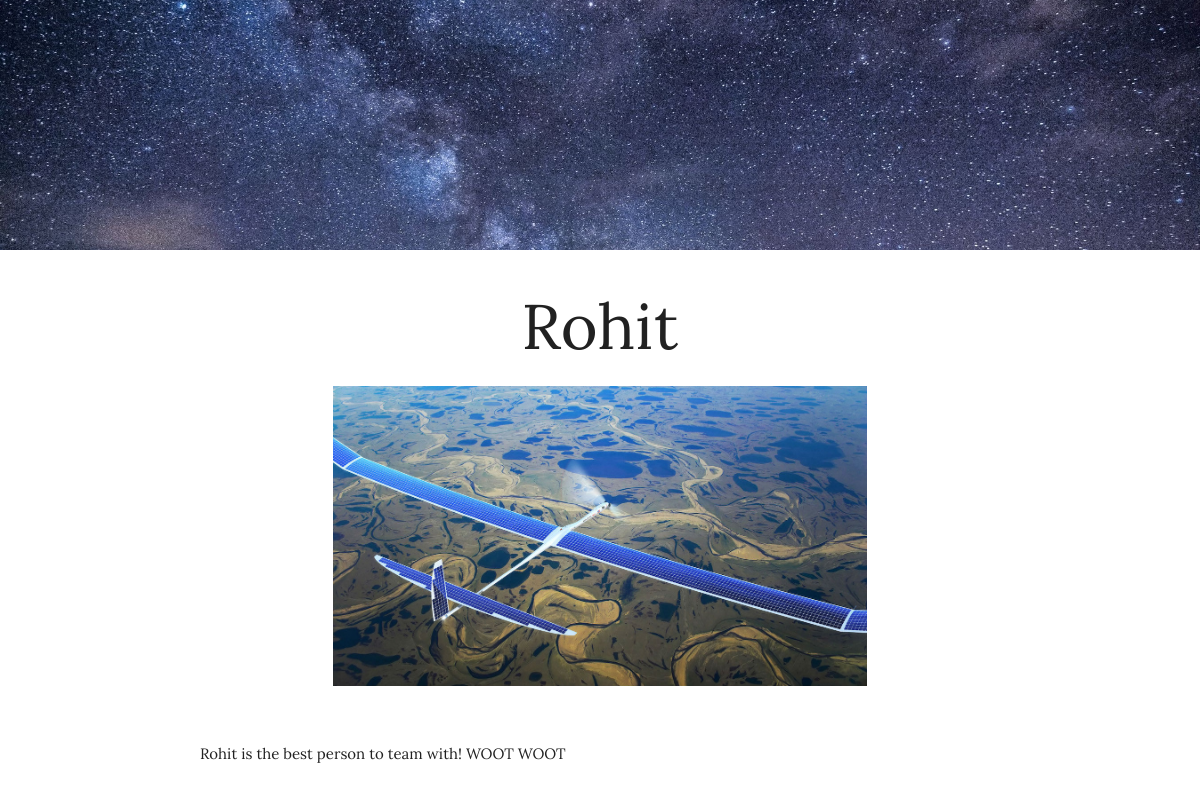
/drafts/Rohit-1/, run on an earlier commit of the app's database.
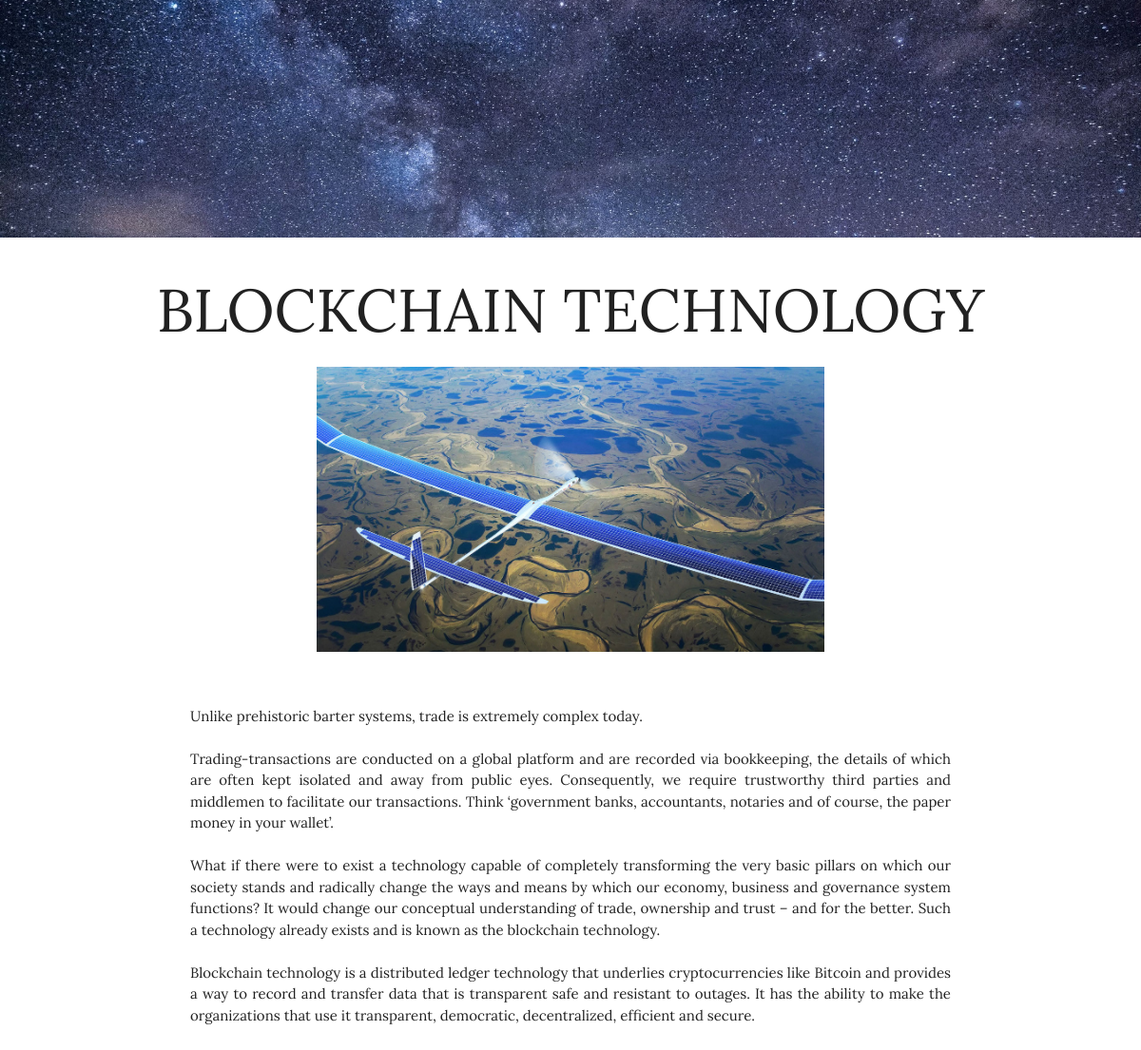
And on a later commit of the database.
### drafts/models.py (models this page shows, shortened)
class drafts(models.Model):
    title = models.CharField(max_length = 100)
    body = models.TextField()
    date_of_update = models.DateField()
    date_of_publish = models.DateField()
    status = models.IntegerField()
    thumbnail = models.ImageField(upload_to = 'thumbs')
    author = models.CharField(max_length = 20)
    slug = models.SlugField()

### drafts/views.py (the view)
# urls.py: url(r'^(?P<slug>[\w-]+)/$',views.articleview,name="details"),
def articleview(request,slug):
    d = drafts.objects.get(slug = slug)
    bodylist = list(d.body.split('\n'))
    return render(request,'drafts/articleview.html',{'doc' : d , 'body1' : bodylist})

### drafts/templates/drafts/articleview.html (shortened to what this page needs)
{% load static from staticfiles  %}
<!doctype html>
<html lang="en">
    <head>
        <link rel="stylesheet" href="https://cdnjs.cloudflare.com/ajax/libs/materialize/1.0.0/css/materialize.min.css">
    </head>
    <body style="font-family: Lora,serif;">
        <div class="parallax-container" style="height: 250px;">
            <div class="parallax">
                <img src="{% static 'blogbg.jpg' %}" alt="" class="responsive-img" >
            </div>
        </div>
        <h1 style="text-align: center">{{ doc.title }}</h1>
        <div style="text-align: center">
            <img src="{{ doc.thumbnail.url }}" style="height: 300px">
        </div>
        <p style="text-align: justify;margin: 50px 200px">
            {% for i in body1 %}
                {{ i }}<br>
            {% endfor %}
        </p>
    </body>
</html>

What changed in the data, as far as the page shows it:
changed drafts: title "Rohit" → "BLOCKCHAIN TECHNOLOGY"
Also different on the page:
new list line: "Unlike prehistoric barter systems, trade is extremely complex today."
new list line: "Trading-transactions are conducted on a global platform and are recorded via bookkeeping, the details of which are often kept isolated and away from public eyes. Consequently, we require trustworthy third parties and middlemen to facilitate our transactions. Think ‘government banks, accountants, notaries and of course, the paper money in your wallet’."
new list line: "What if there were to exist a technology capable of completely transforming the very basic pillars on which our society stands and radically change the ways and means by which our economy, business and governance system functions? It would change our conceptual understanding of trade, ownership and trust – and for the better. Such a technology already exists and is known as the blockchain technology."
new list line: "Blockchain technology is a distributed ledger technology that underlies cryptocurrencies like Bitcoin and provides a way to record and transfer data that is transparent safe and resistant to outages. It has the ability to make the organizations that use it transparent, democratic, decentralized, efficient and secure."
list line gone: "Rohit is the best person to team with! WOOT WOOT"
